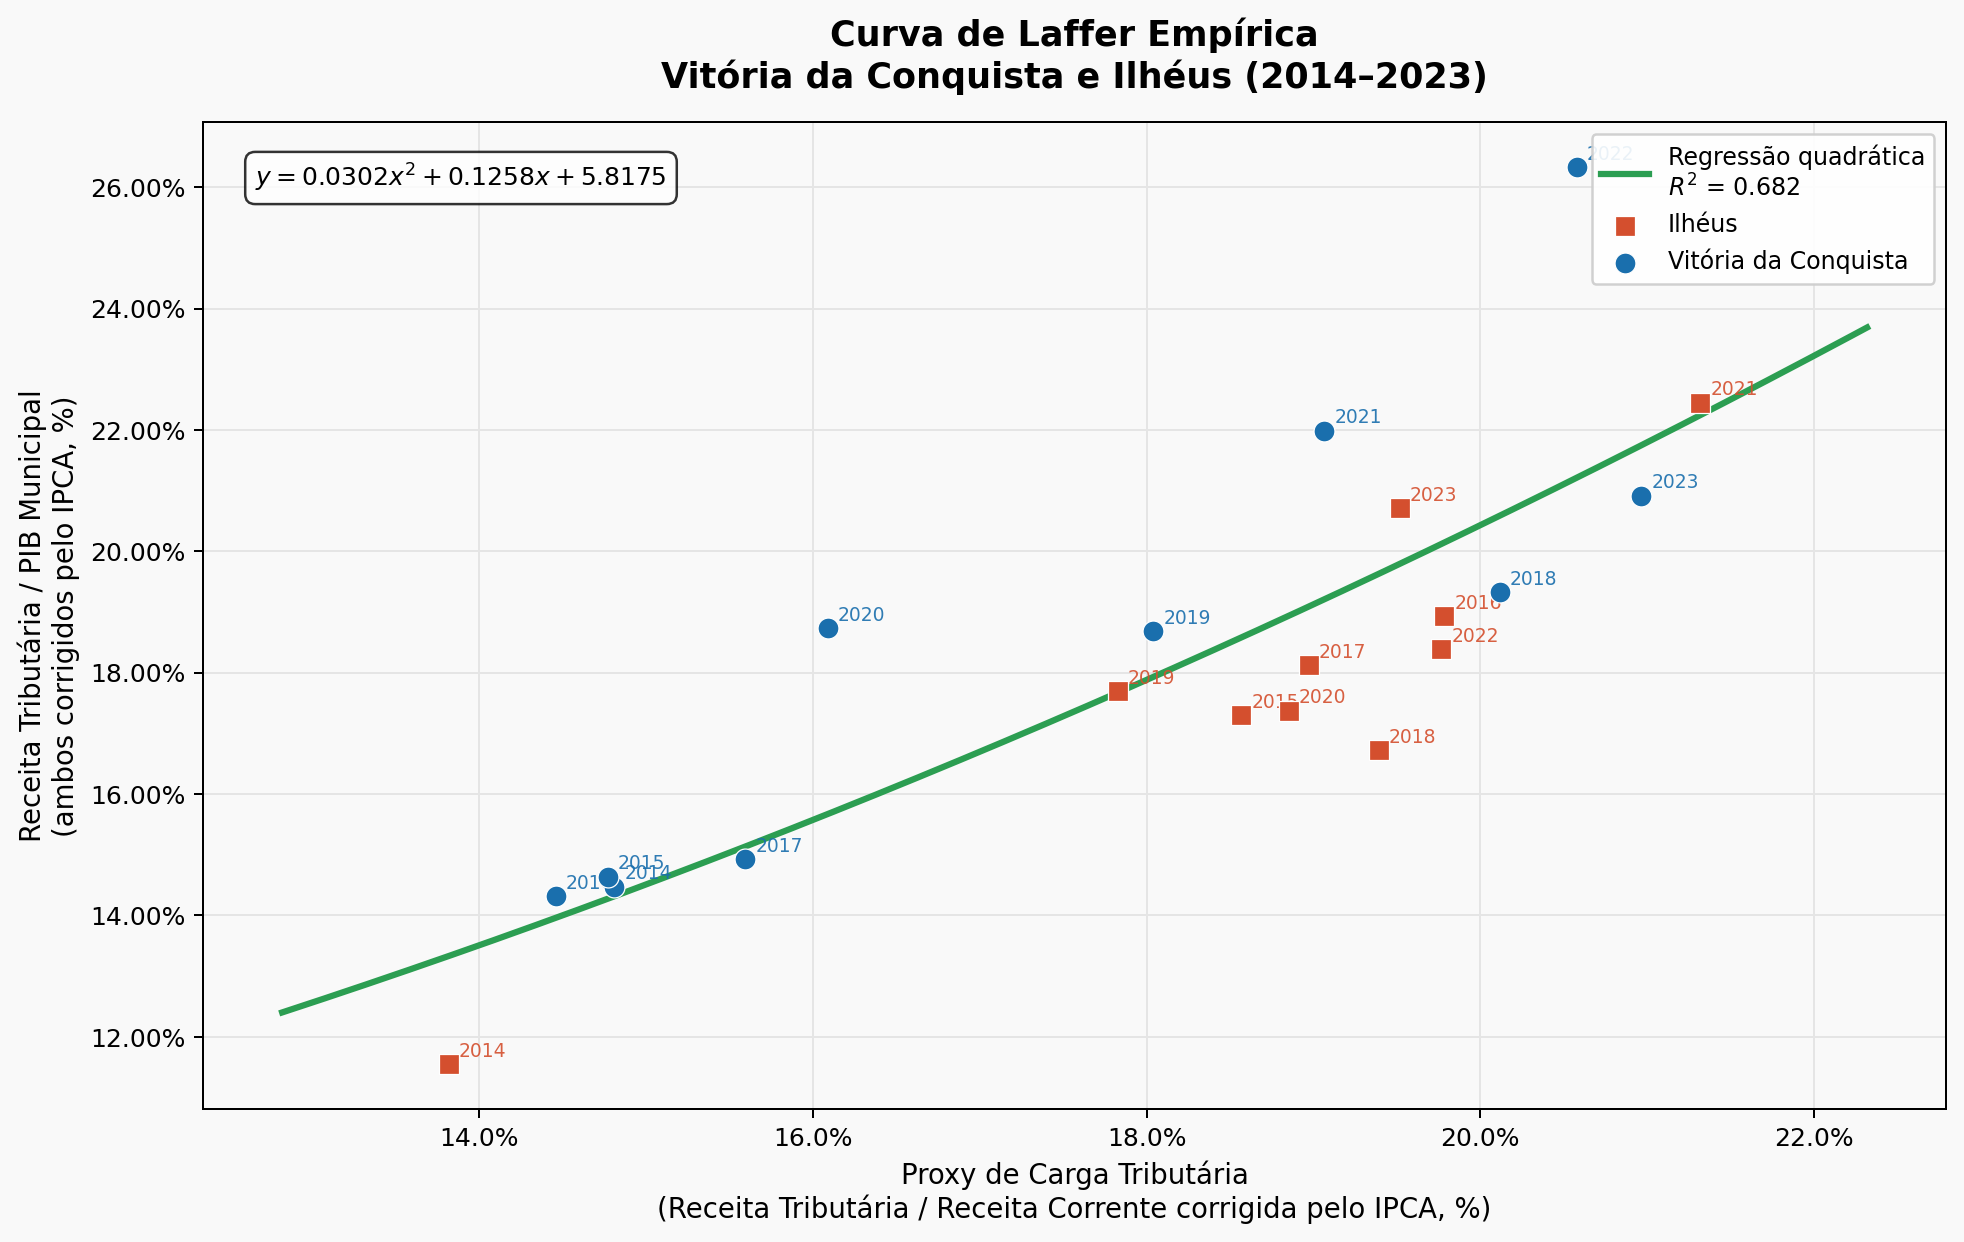

This chart was generated by the following Python code:
import pandas as pd
import numpy as np
import matplotlib.pyplot as plt
import matplotlib.ticker as mticker
from scipy.optimize import curve_fit
from sklearn.metrics import r2_score
import warnings
warnings.filterwarnings('ignore')

# ─────────────────────────────────────────────
# 1. LEITURA E ESTRUTURAÇÃO DOS DADOS
# ─────────────────────────────────────────────
xl = pd.read_excel('/mnt/user-data/uploads/Dados_Principais.xlsx', sheet_name='Municípios', header=None)

def extract_municipality(df, name_row, data_start_row, data_end_row, city_name):
    rows = df.iloc[data_start_row:data_end_row].copy()
    rows.columns = ['Ano', 'Rec_Correntes', 'Rec_Correntes_IPCA',
                    'Rec_Tributaria', 'Rec_Tributaria_IPCA',
                    'Despesas', 'Despesas_IPCA',
                    'Saude', 'Saude_IPCA',
                    'Educacao', 'Educacao_IPCA',
                    'Rec_Capital', 'Rec_Capital_IPCA',
                    'Transf_Correntes', 'Transf_Correntes_IPCA',
                    'IPTU', 'IPTU_IPCA',
                    'ISS', 'ISS_IPCA',
                    'Fator_IPCA', 'IDEB_Mun', 'IDEB_BA',
                    'Populacao', 'PIB_Municipal', 'PIB_Municipal_IPCA']
    rows = rows[pd.to_numeric(rows['Ano'], errors='coerce').notna()].copy()
    rows['Ano'] = rows['Ano'].astype(int)
    rows['Municipio'] = city_name
    # Converter colunas numéricas
    num_cols = [c for c in rows.columns if c not in ['Ano', 'Municipio', 'Populacao', 'IDEB_Mun', 'IDEB_BA']]
    for c in num_cols:
        rows[c] = pd.to_numeric(rows[c], errors='coerce')
    return rows

vca = extract_municipality(xl, 0, 2, 12, 'Vitória da Conquista')
ilheus = extract_municipality(xl, 13, 15, 25, 'Ilhéus')

df = pd.concat([vca, ilheus], ignore_index=True)

# ─────────────────────────────────────────────
# 2. CONSTRUÇÃO DAS VARIÁVEIS DA CURVA DE LAFFER
#    Proxy de Carga Tributária = Rec. Tributária / Rec. Correntes (%)
#    Receita fiscal normalizada = Rec. Tributária / PIB Municipal (%)
# ─────────────────────────────────────────────
df['Carga_Proxy_Pct'] = (df['Rec_Tributaria_IPCA'] / df['Rec_Correntes_IPCA']) * 100
df['Receita_PIB_Pct']  = (df['Rec_Tributaria_IPCA'] / df['PIB_Municipal_IPCA']) * 100

df_clean = df.dropna(subset=['Carga_Proxy_Pct', 'Receita_PIB_Pct']).copy()

# ─────────────────────────────────────────────
# 3. REGRESSÃO QUADRÁTICA (Curva de Laffer)
# ─────────────────────────────────────────────
x = df_clean['Carga_Proxy_Pct'].values
y = df_clean['Receita_PIB_Pct'].values

coeffs = np.polyfit(x, y, 2)   # ax² + bx + c
a, b, c = coeffs
poly = np.poly1d(coeffs)

x_fit = np.linspace(x.min() - 1, x.max() + 1, 300)
y_fit = poly(x_fit)

y_pred = poly(x)
r2 = r2_score(y, y_pred)

# Ponto de máximo (vértice da parábola)
x_max = -b / (2 * a)
y_max = poly(x_max)

# ─────────────────────────────────────────────
# 4. VISUALIZAÇÃO
# ─────────────────────────────────────────────
COLORS = {
    'Vitória da Conquista': '#1a6fad',
    'Ilhéus':               '#d44f2e',
    'curve':                '#2c9e52',
    'vertex':               '#8b1a1a',
    'grid':                 '#e5e5e5',
}

fig, ax = plt.subplots(figsize=(11, 7))
fig.patch.set_facecolor('#f9f9f9')
ax.set_facecolor('#f9f9f9')

# Curva ajustada
ax.plot(x_fit, y_fit, color=COLORS['curve'], lw=2.5,
        label=f'Regressão quadrática\n$R^2$ = {r2:.3f}', zorder=2)

# Ponto de máximo
if x.min() <= x_max <= x.max():
    ax.axvline(x_max, color=COLORS['vertex'], lw=1.4, ls='--', alpha=0.7)
    ax.scatter([x_max], [y_max], color=COLORS['vertex'], zorder=5, s=90,
               label=f'Pico ótimo: carga ≈ {x_max:.1f}%')
    ax.annotate(f'  Pico: ({x_max:.1f}%, {y_max:.2f}%)',
                xy=(x_max, y_max), xytext=(x_max + 0.5, y_max + 0.05),
                fontsize=9, color=COLORS['vertex'])

# Pontos por município e ano
markers = {'Vitória da Conquista': 'o', 'Ilhéus': 's'}
for city, grp in df_clean.groupby('Municipio'):
    sc = ax.scatter(grp['Carga_Proxy_Pct'], grp['Receita_PIB_Pct'],
                    color=COLORS[city], marker=markers[city],
                    s=70, zorder=4, label=city, edgecolors='white', linewidths=0.5)
    for _, row in grp.iterrows():
        ax.annotate(str(row['Ano']),
                    xy=(row['Carga_Proxy_Pct'], row['Receita_PIB_Pct']),
                    xytext=(4, 3), textcoords='offset points',
                    fontsize=7.5, color=COLORS[city], alpha=0.9)

# Equação da regressão
eq_sign_b = '+' if b >= 0 else '-'
eq_sign_c = '+' if c >= 0 else '-'
eq_str = (f'$y = {a:.4f}x^2 {eq_sign_b} {abs(b):.4f}x {eq_sign_c} {abs(c):.4f}$')

ax.text(0.03, 0.96, eq_str, transform=ax.transAxes,
        fontsize=10, va='top', ha='left',
        bbox=dict(boxstyle='round,pad=0.4', fc='white', alpha=0.8))

ax.set_xlabel('Proxy de Carga Tributária\n(Receita Tributária / Receita Corrente corrigida pelo IPCA, %)',
              fontsize=11)
ax.set_ylabel('Receita Tributária / PIB Municipal\n(ambos corrigidos pelo IPCA, %)',
              fontsize=11)
ax.set_title('Curva de Laffer Empírica\nVitória da Conquista e Ilhéus (2014–2023)',
             fontsize=14, fontweight='bold', pad=14)

ax.grid(True, color=COLORS['grid'], linewidth=0.8, zorder=0)
ax.legend(fontsize=9.5, loc='upper right', framealpha=0.9)
ax.xaxis.set_major_formatter(mticker.FormatStrFormatter('%.1f%%'))
ax.yaxis.set_major_formatter(mticker.FormatStrFormatter('%.2f%%'))

plt.tight_layout()
plt.savefig('/mnt/user-data/outputs/laffer_curve.png', dpi=180, bbox_inches='tight')
plt.close()

# ─────────────────────────────────────────────
# 5. TABELA DE DADOS
# ─────────────────────────────────────────────
tabela = df_clean[['Municipio','Ano','Rec_Correntes_IPCA','Rec_Tributaria_IPCA',
                   'PIB_Municipal_IPCA','Carga_Proxy_Pct','Receita_PIB_Pct']].copy()
tabela.columns = ['Município','Ano','Rec. Correntes (IPCA)','Rec. Tributária (IPCA)',
                  'PIB Municipal (IPCA)','Carga Proxy (%)','Rec. Trib./PIB (%)']
tabela = tabela.sort_values(['Município','Ano'])

print("="*70)
print("CURVA DE LAFFER EMPÍRICA — VITÓRIA DA CONQUISTA E ILHÉUS (2014–2023)")
print("="*70)
print(f"\nEquação ajustada: {eq_str.replace('$','')}")
print(f"R² = {r2:.4f}")
if x.min() <= x_max <= x.max():
    print(f"Pico ótimo (vértice): carga proxy ≈ {x_max:.2f}%  →  Rec./PIB ≈ {y_max:.4f}%")
print("\nCoeficientes: a={:.6f}, b={:.6f}, c={:.6f}".format(a, b, c))
print("\n--- Dados utilizados ---")
pd.set_option('display.float_format', '{:,.2f}'.format)
print(tabela.to_string(index=False))
print("\nGráfico salvo em: /mnt/user-data/outputs/laffer_curve.png")
